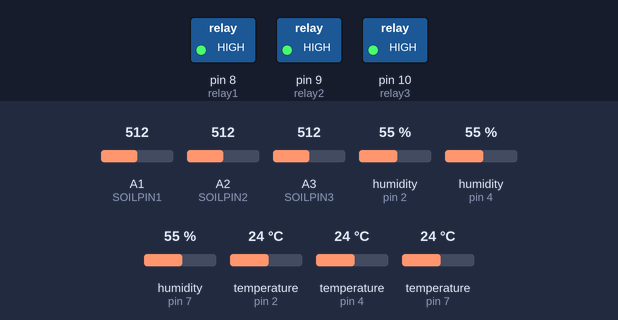
The sketch below on a simulated Arduino Uno, built with avr-gcc and run on an emulated ATmega328P. Parts: switched loads named in the sketch (green lamp = pin HIGH). Inputs (shaded band) come from the test bench; at power-on: A1 (SOILPIN1) = 512, A2 (SOILPIN2) = 512, A3 (SOILPIN3) = 512, humidity (sensors on pin 2, pin 4, pin 7) 55 %, temperature (sensors on pin 2, pin 4, pin 7) 24 °C. What the sketch prints to the serial monitor is not drawn.

Above: at 4.8 s.
4.9 s: A1 (SOILPIN1) set to 424
9.2 s: A1 (SOILPIN1) set to 396
At 13.0 s:
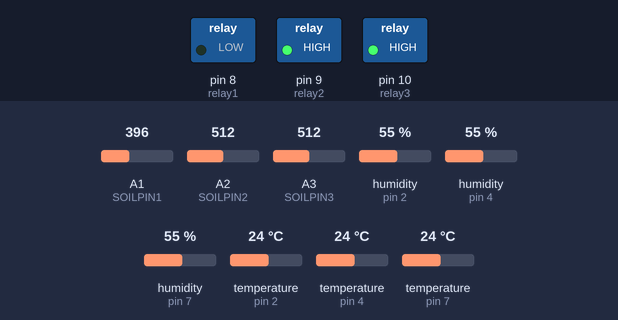
13.5 s: A2 (SOILPIN2) set to 421
17.2 s: A2 (SOILPIN2) set to 400
At 20.3 s:
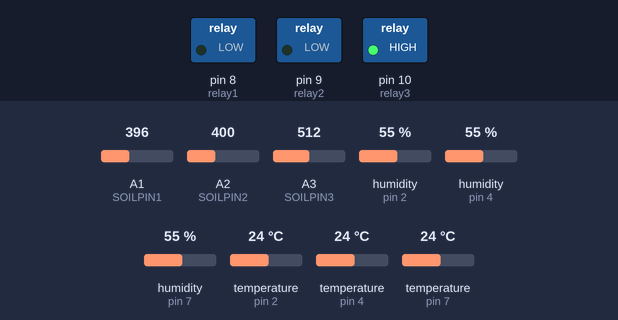
21.5 s: A1 (SOILPIN1) set to 716
At 24.5 s:
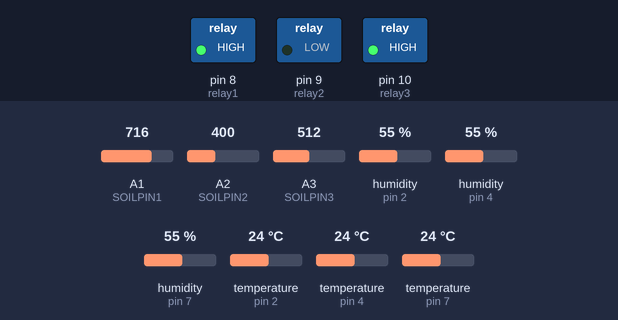
25.5 s: A3 (SOILPIN3) set to 427
29.2 s: A3 (SOILPIN3) set to 395
At 33.0 s:
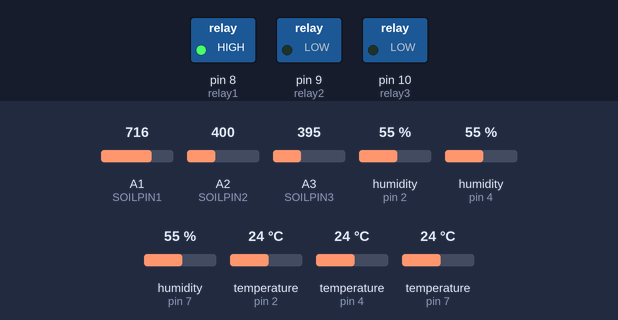
Timing chart, 0 to 34.5 s (numbered marks = the images above; inputs shaded):
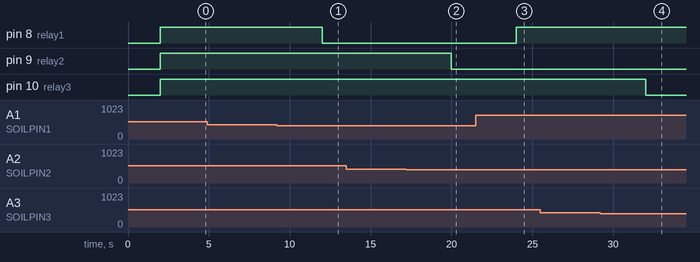

Measured:
- the behaviour switches between 409 and 408 on A1 (SOILPIN1) (found by bisection; images 0 and 1)
- the behaviour switches between 409 and 408 on A2 (SOILPIN2) (found by bisection; images 1 and 2)
- the behaviour switches between 409 and 408 on A3 (SOILPIN3) (found by bisection; images 3 and 4)
- after the input at 4.9 s, every drawn part: stays the same
- after the input at 9.2 s, pin 8 (relay1): HIGH → LOW after 2.8 s
- after the input at 13.5 s, every drawn part: stays the same
- after the input at 17.2 s, pin 9 (relay2): HIGH → LOW after 2.8 s
- after the input at 21.5 s, pin 8 (relay1): LOW → HIGH after 2.5 s
- after the input at 25.5 s, every drawn part: stays the same
- after the input at 29.2 s, pin 10 (relay3): HIGH → LOW after 2.8 s

The sketch:

arduinoUno.ino
```cpp
#include <ArduinoJson.h>
#include <DHT.h>

//------------------Source VIN---------------------

// int pinRef = A0;
// float vRef;
int bitADC = 1023;

//------------------DHT 11---------------------
#define DHTPIN1 2
#define DHTPIN2 4
#define DHTPIN3 7

#define DHTTYPE DHT11

DHT dht1(DHTPIN1, DHTTYPE);
DHT dht2(DHTPIN2, DHTTYPE);
DHT dht3(DHTPIN3, DHTTYPE);

//------------------Soil Moisture---------------------
#define SOILPIN1 A1
#define SOILPIN2 A2
#define SOILPIN3 A3

const unsigned long interval = 2000;
unsigned long lastMillis = 0;

float mois1, mois2, mois3;
float hum1, hum2, hum3;
float temp1, temp2, temp3;
float soilMoisture1, soilMoisture2, soilMoisture3;
float temperature1, temperature2, temperature3;
float humidity1, humidity2, humidity3;

//------------------Relay---------------------
const int relay1 = 8;
const int relay2 = 9;
const int relay3 = 10;


void setup() {
  // Serial.begin(9600);
  Serial.begin(115200);
  dht1.begin();
  dht2.begin();
  dht3.begin();
  pinMode(relay1, OUTPUT);
  pinMode(relay2, OUTPUT);
  pinMode(relay3, OUTPUT);
  // pinMode(3, OUTPUT);
  // digitalWrite(3, HIGH);

}

// void sourceRead(){
//   vRef = analogRead(pinRef)*5/bitADC;

//   // Serial.print("source: ");
//   // Serial.print(vRef);
//   // Serial.println(" volt");
// }

void suhuRead(){
  hum1 = dht1.readHumidity();
  temp1 = dht1.readTemperature();
  hum2 = dht2.readHumidity();
  temp2 = dht2.readTemperature();
  hum3 = dht3.readHumidity();
  temp3 = dht3.readTemperature();

  // Konversi ke format desimal dengan satu angka di belakang koma
  humidity1 = round(hum1 * 10.0) / 10.0;
  temperature1 = round(temp1 * 10.0) / 10.0;
  humidity2 = round(hum2 * 10.0) / 10.0;
  temperature2 = round(temp2 * 10.0) / 10.0;
  humidity3 = round(hum3 * 10.0) / 10.0;
  temperature3 = round(temp3 * 10.0) / 10.0;

  // Serial.println("Sensor DHT1:");
  // Serial.print("Humidity: ");
  // Serial.print(hum1);
  // Serial.print("%  Temperature: ");
  // Serial.println(temp1);

  // Serial.println("Sensor DHT2:");
  // Serial.print("Humidity: ");
  // Serial.print(humidity2);
  // Serial.print("%  Temperature: ");
  // Serial.println(temperature2);

  // Serial.println("Sensor DHT3:");
  // Serial.print("Humidity: ");
  // Serial.print(humidity3);
  // Serial.print("%  Temperature: ");
  // Serial.println(temperature3);
}

void soilMoistureRead(){
  float adcValue1 = analogRead(SOILPIN1);
  mois1 = (100 - ((adcValue1 / bitADC) * 100));

  //  if (mois1 > 60 ) {
  //   digitalWrite(3, HIGH);
  // } else {
  //   digitalWrite(3, LOW);
  // }

  float adcValue2 = analogRead(SOILPIN2);
  mois2 = (100 - ((adcValue2 / bitADC) * 100));

  float adcValue3 = analogRead(SOILPIN3);
  mois3 = (100 - ((adcValue3 / bitADC) * 100));

  soilMoisture1 = round(mois1 * 10.0) / 10.0;
  soilMoisture2 = round(mois2 * 10.0) / 10.0;
  soilMoisture3 = round(mois3 * 10.0) / 10.0;

  // Serial.println("Sensor Soil1:");
  // Serial.print("Moisture1: ");
  // Serial.print(mois1);
  // Serial.print("%  adc: ");
  // Serial.print(adcValue1);
  // Serial.println("");

  // Serial.println("Sensor Soil2:");
  // Serial.print("Moisture2: ");
  // Serial.print(soilMoisture2);
  //  Serial.println("");

  // Serial.println("Sensor Soil3:");
  // Serial.print("Moisture: ");
  // Serial.print(soilMoisture3);

}


//------------------OUTPUT---------------------
void pump() {
  if (soilMoisture1 > 60 ) {
    digitalWrite(relay1, LOW);
  } else {
    digitalWrite(relay1, HIGH);
  }
  if (soilMoisture2 > 60 ) {
    digitalWrite(relay2, LOW);
  } else {
    digitalWrite(relay2, HIGH);
  }
  if (soilMoisture3 > 60 ) {
    digitalWrite(relay3, LOW);
  } else {
    digitalWrite(relay3, HIGH);
  }

}

//------------------Komunikasi Serial---------------------
void sensorWrite() {
  // Buat objek JSON
  StaticJsonDocument<900> doc;
  doc["suhu1"] = temp1;
  doc["kelembapan1"] = hum1;
  doc["kelembapanTanah1"] = soilMoisture1;

  doc["suhu2"] = temp2;
  doc["kelembapan2"] = hum2;
  doc["kelembapanTanah2"] = soilMoisture2;

  doc["suhu3"] = temp3;
  doc["kelembapan3"] = hum3;
  doc["kelembapanTanah3"] = soilMoisture3;

  // Serialisasi objek JSON ke string
  String jsonString;
  serializeJson(doc, jsonString);

  // Kirim JSON ke ESP32
  Serial.println(jsonString);
}

void loop() {
  unsigned long currentMillis = millis();

  if (currentMillis - lastMillis >= interval) {
  lastMillis = currentMillis;
    pump();
    suhuRead();
    soilMoistureRead();

    sensorWrite();
  }
}
```
